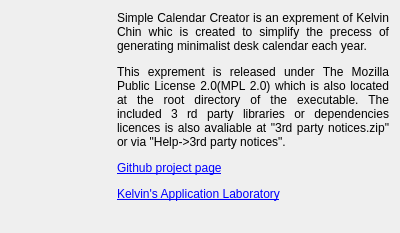
<?xml version="1.0" encoding="UTF-8"?>
<ui version="4.0">
 <class>About</class>
 <widget class="QDialog" name="About">
  <property name="geometry">
   <rect>
    <x>0</x>
    <y>0</y>
    <width>400</width>
    <height>233</height>
   </rect>
  </property>
  <property name="windowTitle">
   <string>About</string>
  </property>
  <layout class="QHBoxLayout" name="horizontalLayout">
   <item>
    <layout class="QVBoxLayout" name="verticalLayout">
     <item>
      <widget class="QLabel" name="label">
       <property name="minimumSize">
        <size>
         <width>100</width>
         <height>100</height>
        </size>
       </property>
       <property name="maximumSize">
        <size>
         <width>100</width>
         <height>100</height>
        </size>
       </property>
       <property name="text">
        <string/>
       </property>
       <property name="pixmap">
        <pixmap resource="../../SimpleCalendarCreator.qrc">:/resource/icons/icon.svg</pixmap>
       </property>
       <property name="scaledContents">
        <bool>true</bool>
       </property>
      </widget>
     </item>
     <item>
      <spacer name="verticalSpacer">
       <property name="orientation">
        <enum>Qt::Vertical</enum>
       </property>
       <property name="sizeType">
        <enum>QSizePolicy::Expanding</enum>
       </property>
       <property name="sizeHint" stdset="0">
        <size>
         <width>20</width>
         <height>40</height>
        </size>
       </property>
      </spacer>
     </item>
    </layout>
   </item>
   <item>
    <layout class="QVBoxLayout" name="verticalLayout_2">
     <item>
      <widget class="QLabel" name="label_2">
       <property name="text">
        <string>&lt;html&gt;&lt;head/&gt;&lt;body&gt;&lt;p align=&quot;justify&quot;&gt;Simple Calendar Creator is an exprement of Kelvin Chin whic is created to simplify the precess of generating minimalist desk calendar each year.&lt;/p&gt;&lt;p align=&quot;justify&quot;&gt;This exprement is released under The Mozilla Public License 2.0(MPL 2.0) which is also located at the root directory of the executable. The included 3 rd party libraries or dependencies licences is also avaliable at &amp;quot;3rd party notices.zip&amp;quot; or via &amp;quot;Help-&amp;gt;3rd party notices&amp;quot;.&lt;/p&gt;&lt;p align=&quot;justify&quot;&gt;&lt;a href=&quot;https://github.com/kelvinchin12070811/SimpleCalendarCreator&quot;&gt;&lt;span style=&quot; text-decoration: underline; color:#0000ff;&quot;&gt;Github project page&lt;/span&gt;&lt;/a&gt;&lt;/p&gt;&lt;p align=&quot;justify&quot;&gt;&lt;a href=&quot;https://kelvinchin12070811.gitlab.io&quot;&gt;&lt;span style=&quot; text-decoration: underline; color:#0000ff;&quot;&gt;Kelvin's Application Laboratory&lt;/span&gt;&lt;/a&gt;&lt;/p&gt;&lt;/body&gt;&lt;/html&gt;</string>
       </property>
       <property name="textFormat">
        <enum>Qt::RichText</enum>
       </property>
       <property name="wordWrap">
        <bool>true</bool>
       </property>
       <property name="openExternalLinks">
        <bool>true</bool>
       </property>
      </widget>
     </item>
     <item>
      <spacer name="verticalSpacer_3">
       <property name="orientation">
        <enum>Qt::Vertical</enum>
       </property>
       <property name="sizeHint" stdset="0">
        <size>
         <width>20</width>
         <height>40</height>
        </size>
       </property>
      </spacer>
     </item>
     <item>
      <spacer name="horizontalSpacer">
       <property name="orientation">
        <enum>Qt::Horizontal</enum>
       </property>
       <property name="sizeHint" stdset="0">
        <size>
         <width>40</width>
         <height>20</height>
        </size>
       </property>
      </spacer>
     </item>
    </layout>
   </item>
  </layout>
 </widget>
 <layoutdefault spacing="6" margin="11"/>
 <resources>
  <include location="../../SimpleCalendarCreator.qrc"/>
 </resources>
 <connections/>
</ui>
